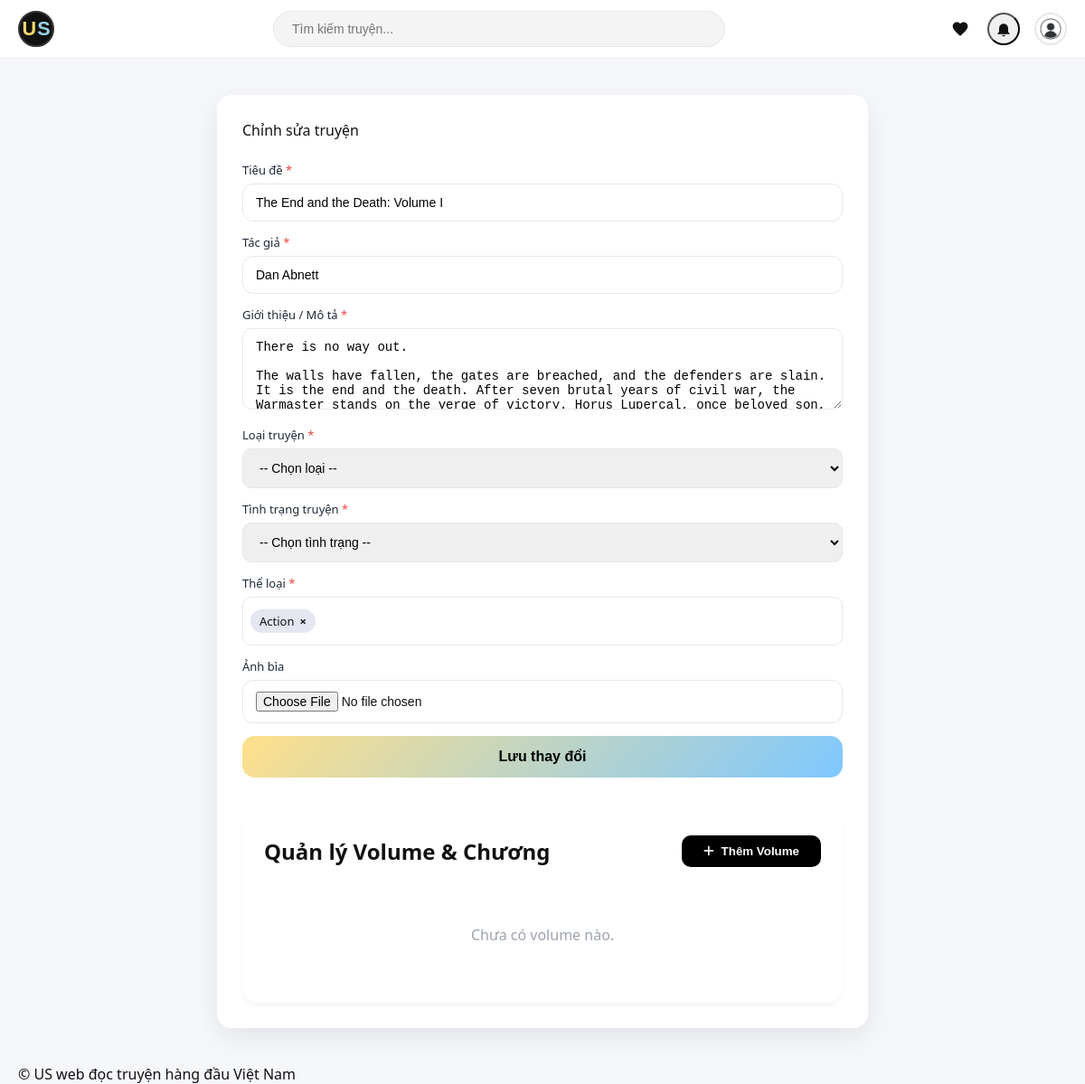
Page /truyen/the-end-and-the-death-volume-i/edit/ (signed in) on the earlier database version.
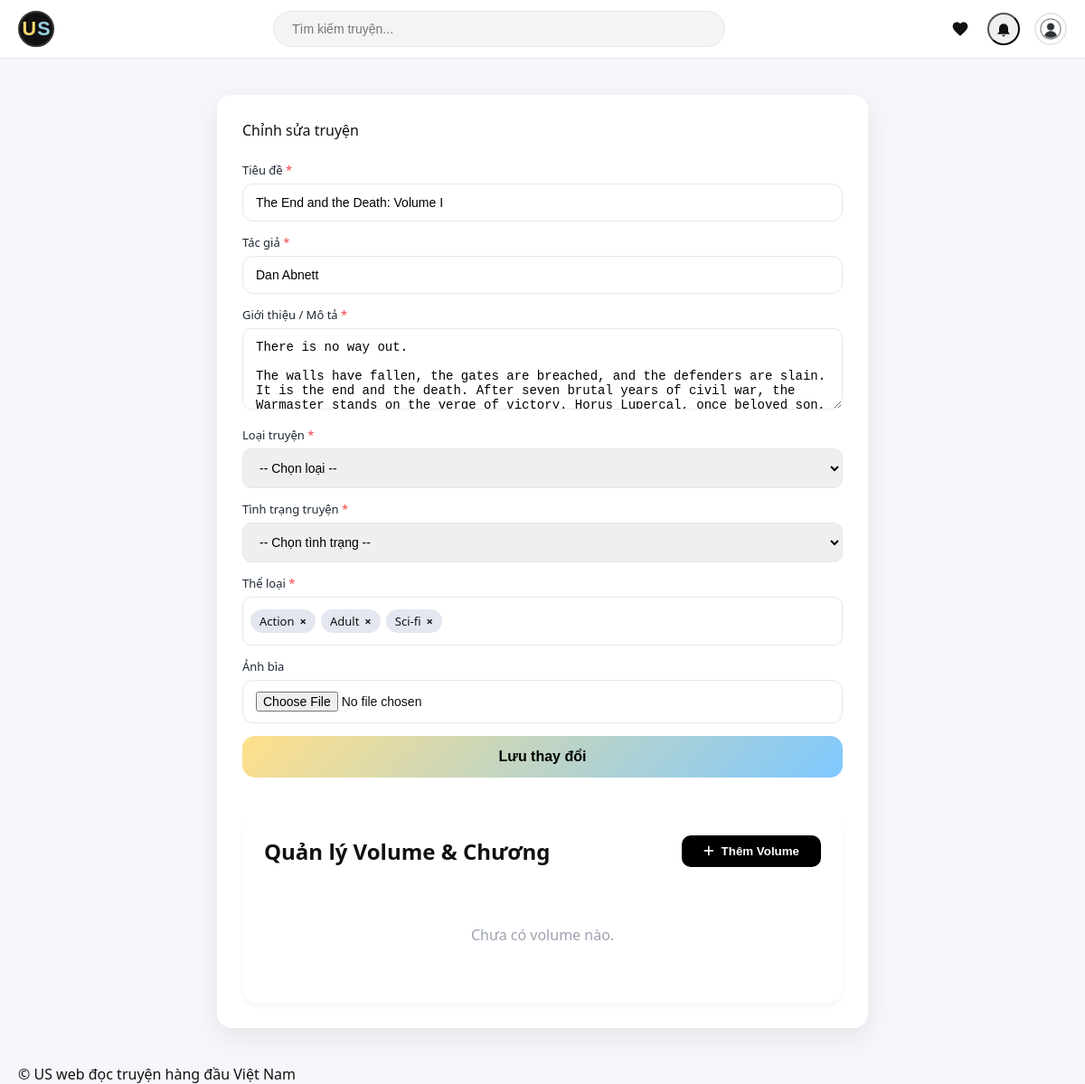
Same page on the later database version.
### doctruyen/models.py (models this page shows, shortened)
class Genre(models.Model):
    name = models.CharField(max_length=100, unique=True)
    slug = models.SlugField(max_length=100, unique=True, blank=True)
    class Meta:
        ordering = ["name"]

### doctruyen/views.py (the view)
# urls.py: path('truyen/<slug:slug>/edit/', views.truyen_edit, name='truyen-edit'),
@login_required
def truyen_edit(request, slug):
    truyen = get_object_or_404(Truyen, slug=slug)
    if request.method == 'POST':
        truyen.ten = request.POST.get('ten')
        truyen.tac_gia = request.POST.get('tac_gia')
        if request.FILES.get('anh'): truyen.anh = request.FILES.get('anh')
        truyen.genres.set(request.POST.getlist('genres'))
        truyen.save()
    return render(request, 'doctruyen/truyen_edit.html', {
        'truyen': truyen, 'genres': Genre.objects.all(),
        'volumes': truyen.volumes.all().prefetch_related('chuongs')
    })

### doctruyen/templates/doctruyen/truyen_edit.html (shortened to what this page needs)
{% extends "base.html" %}
{% load static %}
{% block extra_css %}
<link rel="stylesheet" href="https://cdnjs.cloudflare.com/ajax/libs/font-awesome/6.0.0/css/all.min.css">
<link rel="stylesheet" href="{% static 'css/truyen_form.css' %}">
<link rel="stylesheet" href="{% static 'css/volume_chapter.css' %}">
{% endblock %}
{% block content %}
<div class="add-story-container">
  <form method="post" enctype="multipart/form-data">
    {% block truyen_title %}Chỉnh sửa truyện{% endblock %}
    {% include "doctruyen/truyen_form.html" %}
    <button type="submit" class="submit-btn">
      Lưu thay đổi
    </button>
  </form>
  <div class="volume-section">
    {% include "doctruyen/volume_chapter_manager.html" %}
  </div>
</div>
{% endblock %}

### doctruyen/templates/doctruyen/truyen_form.html (shortened to what this page needs)
<div class="form-group">
  <label>Tiêu đề <span>*</span></label>
  <input
    type="text"
    name="ten"
    value="{{ truyen.ten|default_if_none:'' }}"
    required
  >
</div>
<div class="form-group">
  <label>Tác giả <span>*</span></label>
  <input
    type="text"
    name="tac_gia"
    value="{{ truyen.tac_gia|default_if_none:'' }}"
    required
  >
</div>
<div class="form-group">
  <label>Giới thiệu / Mô tả <span>*</span></label>
  <textarea
    name="mo_ta"
    placeholder="Nhập giới thiệu hoặc tóm tắt nội dung truyện..."
    required
  >{{ truyen.mo_ta|default_if_none:'' }}</textarea>
</div>
<div class="form-group">
  <label>Loại truyện <span>*</span></label>
  <select name="story_type">
    <option value="">-- Chọn loại --</option>
  </select>
</div>
<div class="form-group">
  <label>Tình trạng truyện <span>*</span></label>
  <select name="status">
    <option value="">-- Chọn tình trạng --</option>
  </select>
</div>
<div class="form-group">
  <label>Thể loại <span>*</span></label>
  <div class="genre-select">
    <div class="selected-genres" id="selectedGenres">
      {% if truyen %}
        {% for g in truyen.genres.all %}
          <span class="genre-tag" data-id="{{ g.id }}">
            {{ g.name }} <b>×</b>
          </span>
        {% endfor %}
      {% endif %}
    </div>
  </div>
</div>
<div class="form-group">
  <label>Ảnh bìa</label>
  <input type="file" name="anh">
</div>

Differences in the rows shown:
now on this page (row unchanged): Genre: name "Adult"
added Genre: name "Sci-fi"
